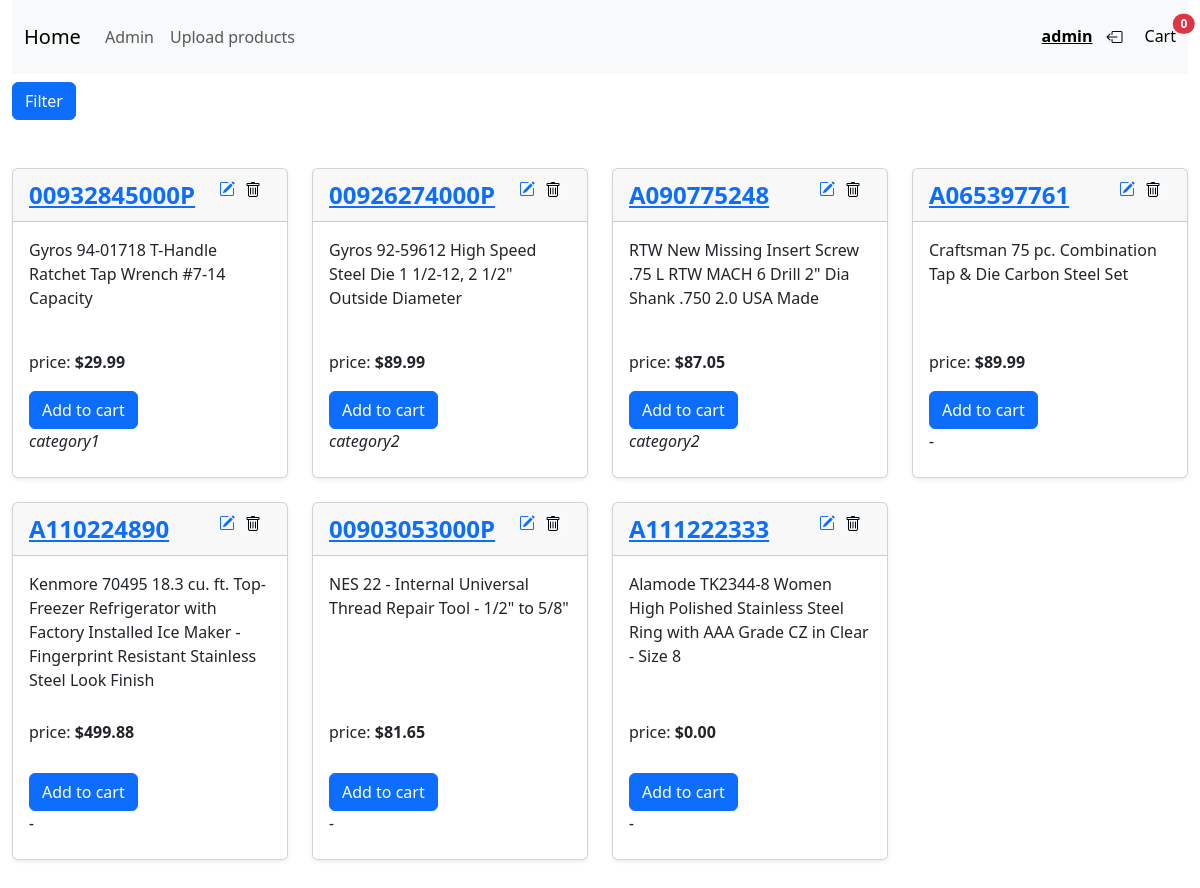
The app's page / (signed in) with its own data.
### apps/product/models.py (models this page shows, shortened)
class Product(models.Model):
    id = models.CharField(max_length=12, primary_key=True)
    brand_name = models.CharField(max_length=100)
    name = models.CharField(max_length=255)
    main_image_url = models.CharField(max_length=255)
    description = models.TextField()
    url = models.CharField(max_length=255)
    regular_price = models.DecimalField(max_digits=10, decimal_places=2)
    sale_price = models.DecimalField(max_digits=10, decimal_places=2)
    default_seller_id = models.CharField(max_length=12)
    store_id = models.IntegerField()
    tags = models.ManyToManyField(
        'Tag',
        blank=True,
        related_name='products',
    )
    category = models.ForeignKey(
        'Category',
        on_delete=models.SET_NULL,
        null=True,
        blank=True,
        related_name='products'
    )

class Category(models.Model):
    name = models.CharField(max_length=100, unique=True)

### apps/product/views.py (the view, shortened to what this page needs)
# urls.py: path("", ProductListView.as_view(), name="index"),
class ProductListView(generic.ListView):
    CATEGORIES_KEY = 'categories'
    CATEGORY_CHOICES_KEY = 'select_categories'
    model = Product
    template_name = 'product/index.html'
    context_object_name = 'products'
    def get_context_data(self, *, object_list=None, **kwargs):
        context = super().get_context_data(object_list=object_list, **kwargs)
        categories = Category.objects.all()
        context[self.CATEGORIES_KEY] = categories
        select_categories = self.request.GET.getlist(self.CATEGORY_CHOICES_KEY)
        if len(select_categories) > 0:
            ids = list(map(int, select_categories))
            products = Product.objects.filter(category__in=ids)
            context[self.context_object_name] = products
            context[self.CATEGORY_CHOICES_KEY] = ids
        return context

### templates/product/index.html (shortened to what this page needs)
{% extends 'base.html' %}
{% block base %}
    <button id="aaa" class="btn btn-primary" type="button" data-bs-toggle="offcanvas"
            data-bs-target="#offcanvasWithBothOptions"
            aria-controls="offcanvasWithBothOptions">Filter
    </button>
    <div class="row row-cols-1 row-cols-sm-2 row-cols-md-3 row-cols-lg-4 g-4 py-5">
        {% if products %}
            {% for product in products %}
                <div class="col d-flex align-items-start">
                    <div class="card shadow-sm h-100">
                        <div class="d-flex justify-content-between card-header fw-bold mb-0 fs-4 text-body-emphasis">
                            <a href="{% url 'product:detail' product.id %}" title="detail">{{ product.id }}</a>
                            {% if request.user.is_superuser %}
                                <div class="d-flex fs-6">
                                    <div>
                                        <a class="bi bi-pencil-square"
                                           href="{% url 'product:update' product.id %}" title="update"></a>
                                    </div>
                                    <div>
                                        <button type="button" class="bg-body-tertiary bi bi-trash mx-1 border-0"
                                                data-bs-toggle="modal" data-bs-target="#confirmModal"
                                                data-bs-whatever="{% url 'product:delete' product.id %}">
                                        </button>
                                    </div>
                                </div>
                            {% endif %}
                        </div>
                        <div class=" card-body">
                            <p class="h-75">{{ product.name }}</p>
                            <p>price: <span class="fw-bold">${{ product.sale_price }}</span></p>
                        </div>
                        <div class="card-footer border-white bg-white">
                            {% if request.user.is_authenticated %}
                                <form method="post">{% csrf_token %}
                                    {% if product.id in request.session.session_key.cart_key %}
                                        <button type="submit" class="btn btn-warning">Remove from cart</button>
                                    {% else %}
                                        <button type="submit" class="btn btn-primary">Add to cart</button>
                                    {% endif %}
                                </form>
                            {% endif %}
                            <p>
                                <span class="fs-6 fw-light fst-italic">
                                {% if product.category %}
                                    {{ product.category.name }}
                                {% else %}
                                    -
                                {% endif %}
                            </span>
                            </p>
                        </div>
                    </div>
                </div>
            {% endfor %}
        {% endif %}
    </div>
{% endblock %}

### templates/navigation.html (shortened to what this page needs)
<nav class="navbar navbar-expand-lg bg-body-tertiary" id="navbar">
    <div class="container-fluid">
        <a class="navbar-brand" href="{% url 'index' %}">Home</a>
        <div class="collapse navbar-collapse" id="navbarNavDropdown">
            <div class="col">
                <ul class="navbar-nav">
                    {% if request.user.is_superuser %}
                        <li class="nav-item">
                            <a class="nav-link" href="/admin">Admin</a>
                        </li>
                        <li class="nav-item">
                            <a class="nav-link" href="{% url 'product:upload' %}">Upload products</a>
                        </li>
                    {% endif %}
                </ul>
            </div>
            <div class="d-flex justify-content-center">
                <div class="d-flex navbar-text ">
                    {% if request.user.is_authenticated %}
                        <a class="navbar-text fw-bold mx-2">{{ user.username }}</a>
                        <div class="navbar-text justify-content-center">
                        <form method="post" action="{% url 'account:logout' %}?next={{ request.path }}">{% csrf_token %}
                            <button type="submit" class="bi bi-box-arrow-left me-3 bg-body-tertiary border-0"  title="Logout"></button>
                        </form>
                        </div>
                    {% else %}
                        <div class="navbar-text justify-content-center">
                            <a class="nav-link active me-3" href="{% url 'account:login' %}">Login</a>
                        </div>
                    {% endif %}
                    <div class="navbar-text">
                        <a class="nav-link" href="{% url 'cart:index' %}">
                            Cart
                            <span class="ms-2 position-absolute top-25 start-75 translate-middle badge rounded-pill bg-danger">
                    {{ request.session.session_key.cart_key|length }}
                    </span>
                        </a>
                    </div>
                </div>
            </div>
        </div>
    </div>
</nav>

### records on screen
Product: id "00932845000P", name "Gyros 94-01718 T-Handle Ratchet Tap Wrench #7-14 Capacity", sale_price "29.99", shows "Add to cart", category.name "category1"
Product: id "00926274000P", name "Gyros 92-59612 High Speed Steel Die 1 1/2-12, 2 1/2\" Outside Diameter", sale_price "89.99", shows "Add to cart", category.name "category2"
Product: id "A090775248", name "RTW New Missing Insert Screw .75 L RTW MACH 6 Drill 2\" Dia Shank .750 2.0 USA Made", sale_price "87.05", shows "Add to cart", category.name "category2"
Product: id "A065397761", name "Craftsman 75 pc. Combination Tap & Die Carbon Steel Set", sale_price "89.99", shows "Add to cart"
Product: id "A110224890", name "Kenmore 70495 18.3 cu. ft. Top-Freezer Refrigerator with Factory Installed Ice Maker - Fingerprint Resistant Stainless Steel Look Finish", sale_price "499.88", shows "Add to cart"
Product: id "00903053000P", name "NES 22 - Internal Universal Thread Repair Tool - 1/2\" to 5/8\"", sale_price "81.65", shows "Add to cart"
Product: id "A111222333", name "Alamode TK2344-8 Women High Polished Stainless Steel Ring with AAA Grade CZ in Clear - Size 8", sale_price "0.00", shows "Add to cart"

### other values on screen
{{ user.username }} "admin"
{{ request.session.session_key.cart_key|length }} "0"
